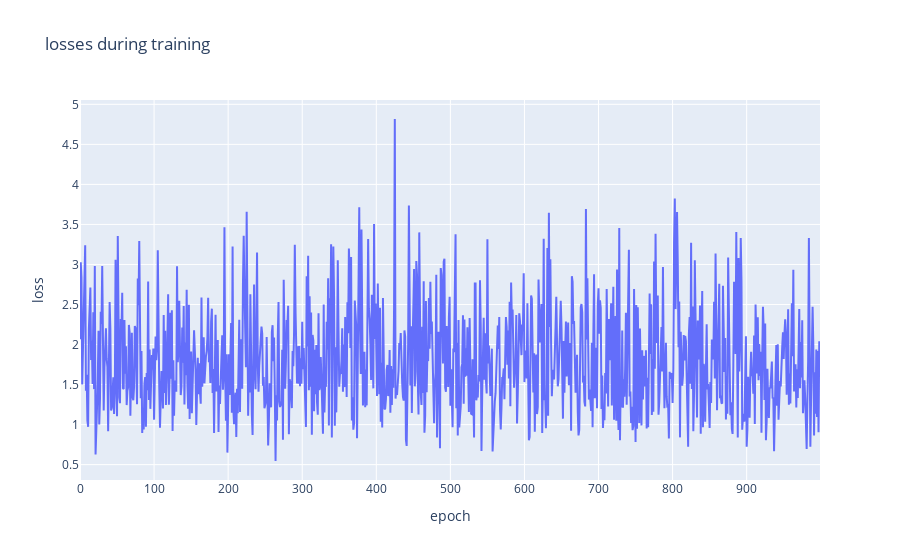

Source (notebook cell):
### Code cell
# Visualize learning (training loss)
import plotly.graph_objects as go
from plotly.offline import iplot


losses_float = [float(loss.cpu().detach().numpy()) for loss in losses] 
loss_indices = [i for i,l in enumerate(losses_float)] 

trace = go.Scatter(x = loss_indices, y = losses_float, mode = "lines")

layout = go.Layout(title = "losses during training", xaxis=dict(title = "epoch"),
                   yaxis = dict(title = "loss"))

figure = go.Figure(data = [trace], layout=layout)

iplot(figure)

### Figure 1 — Plotly figure (JSON) as saved in the notebook; plotly's stock layout.template omitted (floating-point values rounded to 4 significant figures; data arrays with more than 128 entries replaced by an {"elided": "..."} marker saying what was removed)
{"data": [{"mode": "lines", "type": "scatter", "x": {"elided": "1000 int values"}, "y": {"elided": "1000 float values"}}], "layout": {"title": {"text": "losses during training"}, "xaxis": {"title": {"text": "epoch"}}, "yaxis": {"title": {"text": "loss"}}}}
